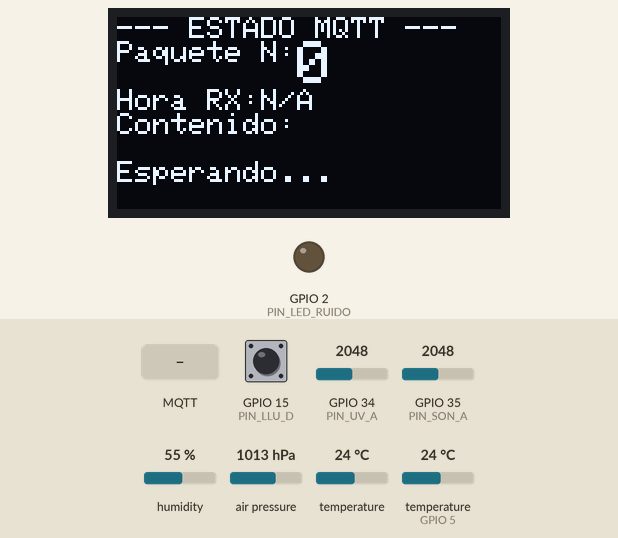
This sketch was run on a simulated ESP32. On the bench: 128×64 one-colour display, output pins drawn as LEDs (lit = HIGH). The inputs (shaded band) are chosen by the test bench; at power-on: GPIO 35 (PIN_SON_A) = 2048, GPIO 15 (PIN_LLU_D) HIGH, GPIO 34 (PIN_UV_A) = 2048, humidity 55 %, air pressure 1013 hPa, temperature 24 °C, temperature (sensor on GPIO 5) 24 °C (analog values on the 0–4095 scale). WiFi joins after 1.5 s; servers stay silent unless stated; the local clock reads 2024-03-15 10:24:30 at power-on unless the sketch sets it; no MQTT or app messages arrive unless stated; what the sketch prints to the serial monitor is not drawn.

Above: at 3.8 s.
3.9 s: MQTT message "LED_OFF" arrives on the first subscribed topic
At 5.3 s:
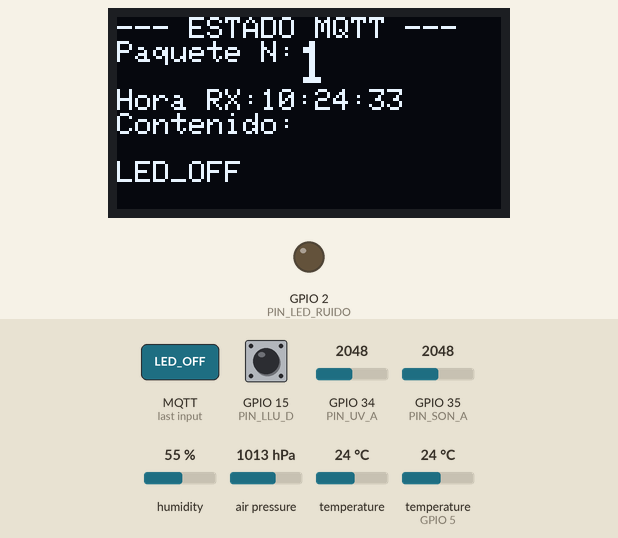
11.5 s: MQTT message "LED_ON" arrives on the first subscribed topic
At 12.7 s:
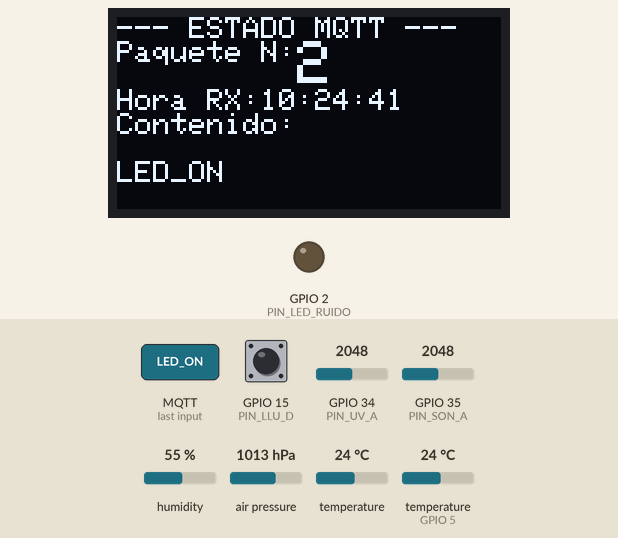
21.5 s: MQTT message "1" arrives on the first subscribed topic
At 22.7 s:
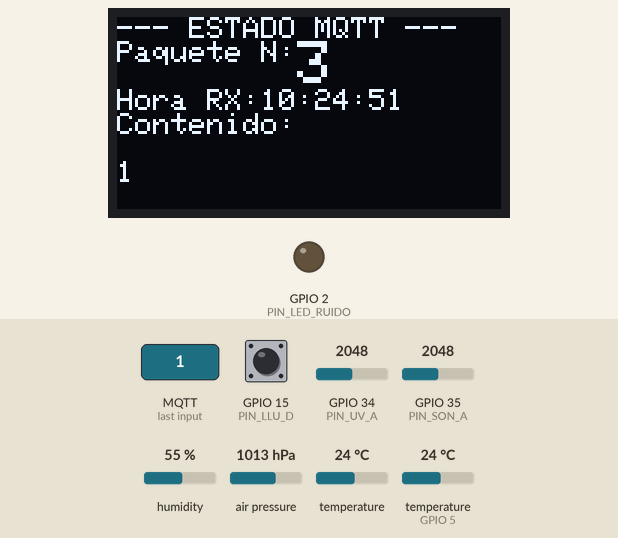
31.5 s: MQTT message "on" arrives on the first subscribed topic
At 32.7 s:
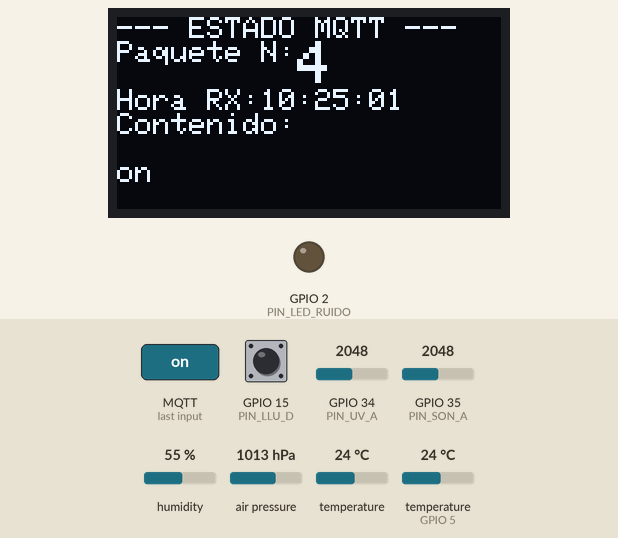
41.5 s: MQTT message "off" arrives on the first subscribed topic
At 42.7 s:
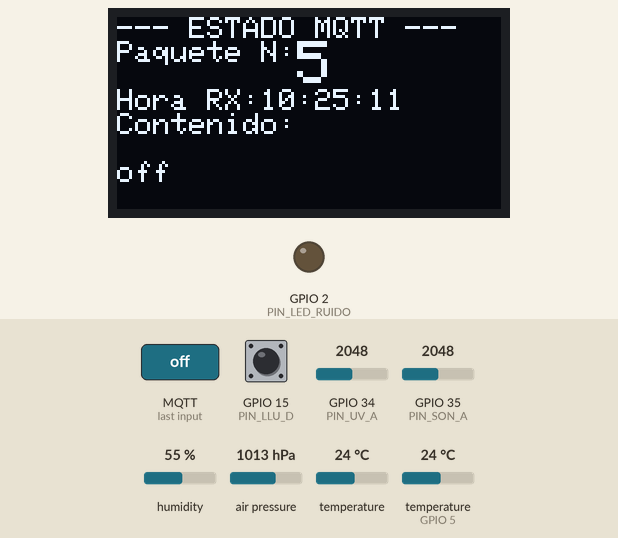
51.5 s: GPIO 35 (PIN_SON_A) set to 1543
61.2 s: GPIO 35 (PIN_SON_A) set to 1460
At 71.3 s:
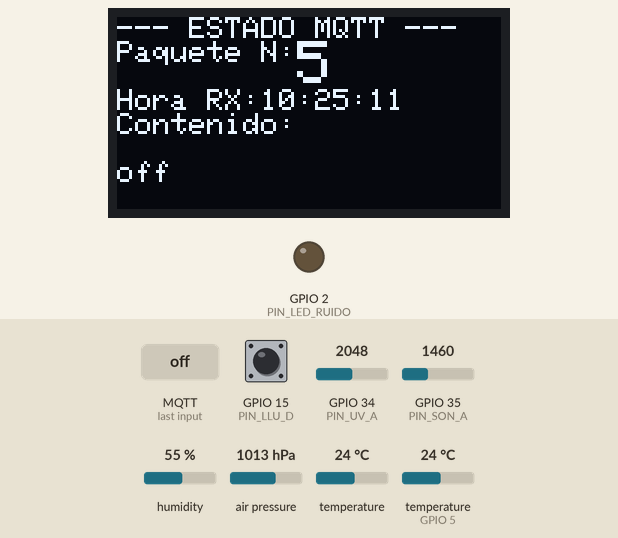
Timing chart, 0 to 72.5 s (numbered marks = the images above; inputs shaded):
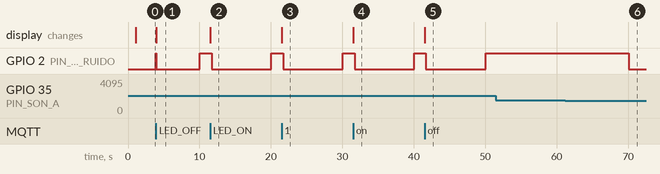

Measured:
- after the input at 3.9 s, GPIO 2 (PIN_LED_RUIDO): LOW → HIGH after 0.00 s instead of 6.2 s; the display: changes at once (image 1)
- after the input at 11.5 s, GPIO 2 (PIN_LED_RUIDO): HIGH → LOW after 0.20 s, → HIGH 8.4 s later; the display: changes at once (image 2)
- after the input at 21.5 s, GPIO 2 (PIN_LED_RUIDO): HIGH → LOW after 0.20 s, → HIGH 8.4 s later; the display: changes at once (image 3)
- after the input at 31.5 s, GPIO 2 (PIN_LED_RUIDO): HIGH → LOW after 0.20 s, → HIGH 8.4 s later; the display: changes at once (image 4)
- after the input at 41.5 s, GPIO 2 (PIN_LED_RUIDO): HIGH → LOW after 0.20 s, → HIGH 8.4 s later; the display: changes at once (image 5)
- after the input at 51.5 s, every drawn part: stays the same
- after the input at 61.2 s, GPIO 2 (PIN_LED_RUIDO): HIGH → LOW after 8.9 s

The sketch:

sketch_oct10a.ino
```cpp
#include "config.hpp"
#include "Sensores.hpp"
#include "Comunicaciones.hpp"
#include "StatusNotifier.hpp" // <-- ¡Inclusión de la nueva clase!

SensorManager sensorManager;
CommsManager commsManager;

// DECLARACIÓN GLOBAL DE LA NUEVA CLASE
StatusNotifier statusNotifier;

SensorData currentData;

unsigned long lastPublish = 0;

void setup() {
  Serial.begin(19200);
  delay(1000);

  Serial.println("=========================================");
  Serial.println("  INICIANDO ESTACIÓN AMBIENTAL ESP32   ");
  Serial.println("=========================================");

  // Inicializa el pin del LED (GPIO 2) y la pantalla OLED
  statusNotifier.inicializar(PIN_LED_RUIDO);

  sensorManager.inicializarSensores();
  commsManager.inicializarComunicaciones();

  Serial.println("Sistema iniciado y conectado.\n");
}

void loop() {
  commsManager.mantenerConexion();

  // Verifica el temporizador y APAGA el LED si el tiempo de parpadeo ha terminado.
  // La información de la pantalla se mantiene visible.
  statusNotifier.manejarParpadeo();

  unsigned long now = millis();

  if (now - lastPublish >= LECTURA_INTERVALO) {
    lastPublish = now;

    sensorManager.leerTodos(currentData);

    String jsonPayload = sensorManager.generarJSON(currentData);

    if (commsManager.publicar(TOPIC_PUB, jsonPayload)) {
      Serial.println("✅ Publicado con éxito en MQTT.");
    } else {
      Serial.println("❌ Error al publicar en MQTT.");
    }

    Serial.println("========== DATOS ENVIADOS (JSON) ==========");
    Serial.println(jsonPayload);
    Serial.println("-------------------------------------------");
  }

  delay(1);
}
```

Comunicaciones.cpp
```cpp
#include "Comunicaciones.hpp"
#include "config.hpp"
#include "StatusNotifier.hpp" // <-- Inclusión de la clase de notificaciones

#include <WiFi.h>
#include <PubSubClient.h>
#include <time.h>
#include <Arduino.h>

const char* ntpServer = "pool.ntp.org";
const long gmtOffset_sec = 3600;
const int daylightOffset_sec = 3600;

WiFiClient espClient;
PubSubClient client(espClient);

// Dependencias externas necesarias para el callback
extern StatusNotifier statusNotifier;
extern CommsManager commsManager; // Para obtener el timestamp en el callback

// ========================================================
// === CALLBACK DE MQTT ===
// ========================================================
void CommsManager::callback(char* topic, byte* message, unsigned int length) {
    Serial.print("📩 Mensaje recibido en [");
    Serial.print(topic);
    Serial.print("]: ");

    String mensaje = "";
    for (unsigned int i = 0; i < length; i++) {
        mensaje += (char)message[i];
    }
    Serial.println(mensaje);

    if (String(topic) == TOPIC_SUB) {

        // 1. Obtiene la hora actual
        String current_time = commsManager.obtenerTiempoISO8601();

        // 2. Notifica, pasando la hora Y el mensaje completo
        statusNotifier.notificarRecepcion(current_time, mensaje); // <-- CAMBIO CLAVE AQUÍ
        Serial.println("💡 LED y pantalla actualizados con hora y contenido.");

        // === Control de comandos específicos (mantenido) ===
        if (mensaje.equalsIgnoreCase("LED_OFF")) {
            digitalWrite(PIN_LED_RUIDO, LOW);
            Serial.println("💡 LED (GPIO 2) APAGADO por comando 'LED_OFF'.");
        } else if (mensaje.equalsIgnoreCase("LED_ON")) {
            Serial.println("Comando 'LED_ON' recibido.");
        } else {
            Serial.println("⚠️ Comando desconocido, se activó la notificación de recepción.");
        }
    }
}

// ========================================================
// === CONEXIÓN WIFI ===
// ========================================================
void CommsManager::setup_wifi() {
    delay(10);
    Serial.println();
    Serial.print("Conectando a ");
    Serial.println(WIFI_SSID);

    WiFi.begin(WIFI_SSID, WIFI_PASSWORD);

    while (WiFi.status() != WL_CONNECTED) {
        delay(500);
        Serial.print(".");
    }

    Serial.println("\n✅ WiFi conectado");
    Serial.print("Dirección IP: ");
    Serial.println(WiFi.localIP());
}

// ========================================================
// === CONEXIÓN MQTT ===
// ========================================================
void CommsManager::reconnect_mqtt() {
    while (!client.connected()) {
        Serial.print("Intentando conexión MQTT...");
        if (client.connect("ESP32Client", MQTT_USER, MQTT_PASS)) {
            Serial.println("conectado ✅");
            client.subscribe(TOPIC_SUB);
            Serial.print("📡 Suscrito a: ");
            Serial.println(TOPIC_SUB);
        } else {
            Serial.print("falló, rc=");
            Serial.print(client.state());
            Serial.println(" intentando de nuevo en 5 segundos");
            delay(5000);
        }
    }
}

// ========================================================
// === NTP ===
// ========================================================
void CommsManager::inicializarNTP() {
    Serial.println("-> PASO 1.1: Configurando NTP...");
    configTime(gmtOffset_sec, daylightOffset_sec, ntpServer);

    struct tm timeinfo;
    if (!getLocalTime(&timeinfo, 10000)) {
        Serial.println("-> PASO 1.2: ❌ No se pudo obtener la hora del servidor NTP.");
    } else {
        Serial.println("-> PASO 1.2: ✅ Hora sincronizada.");
    }
}

String CommsManager::obtenerTiempoISO8601() {
    struct tm timeinfo;
    if (!getLocalTime(&timeinfo)) {
        return "";
    }
    char timeString[25];
    strftime(timeString, sizeof(timeString), "%Y-%m-%dT%H:%M:%SZ", &timeinfo);
    return String(timeString);
}

// ========================================================
// === INICIALIZACIÓN Y PUBLICACIÓN ===
// ========================================================
void CommsManager::inicializarComunicaciones() {
    setup_wifi();
    client.setServer(MQTT_SERVER, MQTT_PORT);
    client.setCallback(callback);

    if (WiFi.status() == WL_CONNECTED) {
        inicializarNTP();
    }
}

void CommsManager::mantenerConexion() {
    if (!client.connected()) {
        Serial.println("🔴 Cliente MQTT desconectado. Intentando reconexión...");
        reconnect_mqtt();
    }
    client.loop();
}

bool CommsManager::publicar(const char* topic, const String& payload) {
    return client.publish(topic, payload.c_str());
}
```

Comunicaciones.hpp
```cpp
#ifndef COMUNICACIONES_HPP
#define COMUNICACIONES_HPP

#include <Arduino.h>

class CommsManager {
public:
	void inicializarComunicaciones();
	void mantenerConexion();
	bool publicar(const char* topic, const String& payload);

	String obtenerTiempoISO8601();

private:
	void setup_wifi();
	void reconnect_mqtt();
	void inicializarNTP();
	static void callback(char* topic, byte* message, unsigned int length);
};

#endif
```

Sensores.cpp
```cpp
#include "Sensores.hpp"
#include "config.hpp"
#include "Comunicaciones.hpp"
#include <Arduino.h>

#include <Wire.h>
#include <Adafruit_Sensor.h>
#include <Adafruit_BMP280.h>
#include <DHT.h>
// #include <BH1750.h> <--- ELIMINADO

#define DHTTYPE DHT11

// Definición del bus secundario para el BMP280
static TwoWire Wire1Bus(1);

// Inicialización del objeto BMP280
Adafruit_BMP280 bmp(&Wire1Bus);

DHT dht(DHTPIN, DHTTYPE);
// BH1750 lightMeter; <--- ELIMINADO

extern CommsManager commsManager;

int SensorManager::promedioAnalogico(int pin) {
    long suma = 0;
    for (int i = 0; i < N_SAMPLES; i++) {
        suma += analogRead(pin);
        delay(2);
    }
    return suma / N_SAMPLES;
}

float SensorManager::getUVIndex(float uvVoltage) {
    float uvIndex = (uvVoltage - 1.0) / 0.1;
    return uvIndex < 0 ? 0 : uvIndex;
}

void SensorManager::inicializarSensores() {
    pinMode(PIN_LLU_D, INPUT);
    pinMode(PIN_SON_D, INPUT);
    pinMode(PIN_LED_RUIDO, OUTPUT);

    analogReadResolution(12);
    analogSetPinAttenuation(PIN_LLU_A, ADC_11db);
    analogSetPinAttenuation(PIN_SON_A, ADC_11db);
    analogSetPinAttenuation(PIN_UV_A, ADC_11db);

    // 1. Inicializa el Bus Principal (Wire) para la OLED (GPIO 26/27)
    Wire.begin(OLED_SDA, OLED_SCL); // SDA=26, SCL=27

    // 2. Inicializa el Bus Secundario (Wire1Bus) para el BMP280 (GPIO 18/4)
    Wire1Bus.begin(BMP_SDA, BMP_SCL);

    // Inicializa el BMP280 en el Bus 1 (Wire1Bus)
    if (!bmp.begin(0x76)) {
        Serial.println("❌ BMP280 no detectado en Wire1Bus (18/4)");
    } else {
        bmp.setSampling(Adafruit_BMP280::MODE_NORMAL,
                         Adafruit_BMP280::SAMPLING_X2,
                         Adafruit_BMP280::SAMPLING_X16,
                         Adafruit_BMP280::FILTER_X16,
                         Adafruit_BMP280::STANDBY_MS_500);
    }

    // Inicialización del BH1750 ELIMINADA

    dht.begin();
}

void SensorManager::leerTodos(SensorData& data) {
    // data.luminosity_lux = lightMeter.readLightLevel(); <--- ELIMINADO

    float temp_bmp = bmp.readTemperature();
    float presion_bmp = bmp.readPressure() / 100.0;

    if (isnan(presion_bmp) || presion_bmp < 500.0 || presion_bmp > 1100.0) {
        data.atmospheric_pressure_hpa = 0.0;
        data.temperature_celsius = dht.readTemperature();
    } else {
        data.atmospheric_pressure_hpa = presion_bmp;
        data.temperature_celsius = temp_bmp;
    }

    data.humidity_percent = dht.readHumidity();
    int uvAnalogico = promedioAnalogico(PIN_UV_A);
    float uvVoltaje = (uvAnalogico * V_REF) / 4095.0;
    data.uv_index = getUVIndex(uvVoltaje);

    data.noise_analog = promedioAnalogico(PIN_SON_A);
    digitalWrite(PIN_LED_RUIDO, data.noise_analog > UMBRAL_VALOR_ALTO ? HIGH : LOW);
    data.rain_detected = digitalRead(PIN_LLU_D);
    if (data.rain_detected == 0) {data.rain_detected = 1;}
    if (data.rain_detected == 1) {data.rain_detected = 0;}
    data.wind_speed_kmh = 0.0;
    data.wind_direction_degrees = 0;
}

String SensorManager::generarJSON(const SensorData& data) {
    String json = "{";
    String timestamp = commsManager.obtenerTiempoISO8601();
    if (timestamp.isEmpty()) timestamp = "2025-10-15T12:34:56Z";

    // ✅ Usamos los valores definidos globalmente
    json += "\"sensor_id\":[";
    for (int i = 0; i < NUM_SENSORS; i++) {
        json += "\"" + String(SENSOR_IDS[i]) + "\"";
        if (i < NUM_SENSORS - 1) json += ",";
    }
    json += "],";

    json += "\"sensor_type\":\"" + String(SENSOR_TYPE) + "\",";
    json += "\"street_id\":\"" + String(STREET_ID) + "\",";
    json += "\"timestamp\":\"" + timestamp + "\",";

    json += "\"location\":{";
    json += "\"latitude\":" + String(LATITUDE, 6) + ",";
    json += "\"longitude\":" + String(LONGITUDE, 6) + ",";
    json += "\"district\":\"" + String(DISTRICT) + "\",";
    json += "\"neighborhood\":\"" + String(NEIGHBORHOOD) + "\"";
    json += "},";

    json += "\"data\":{";
    json += "\"temperature_celsius\":" + String(data.temperature_celsius, 2) + ",";
    json += "\"humidity_percent\":" + String(data.humidity_percent, 2) + ",";
    json += "\"atmospheric_pressure_hpa\":" + String(data.atmospheric_pressure_hpa, 2) + ",";
    json += "\"uv_index\":" + String(data.uv_index, 1) + ",";

    // Campo luminosity_lux ELIMINADO

    json += "\"rain_detected\":" + String(data.rain_detected) + ",";
    json += "\"noise_analog\":" + String(data.noise_analog);
    json += "}}";

    return json;

}
```

Sensores.hpp
```cpp
#ifndef SENSORES_HPP
#define SENSORES_HPP

#include <Arduino.h>

struct SensorData {
	float temperature_celsius;
	float humidity_percent;
	int air_quality_index;
	float wind_speed_kmh;
	int wind_direction_degrees;
	float atmospheric_pressure_hpa;
	float uv_index;
	float luminosity_lux;
	int noise_analog;
	int rain_detected;
};

class SensorManager {
public:
	void inicializarSensores();
	void leerTodos(SensorData& data);
	String generarJSON(const SensorData& data);

private:
	int promedioAnalogico(int pin);
	float getUVIndex(float uvVoltage);
};

#endif
```

StatusNotifier.cpp
```cpp
#include "StatusNotifier.hpp"
#include "config.hpp"

void StatusNotifier::inicializar(int ledPin) {
    _ledPin = ledPin;
    pinMode(_ledPin, OUTPUT);
    digitalWrite(_ledPin, LOW);

    // Aquí se asume que Wire ya fue inicializado en Sensores.cpp (GPIO 26/27)
    if(!display.begin(SSD1306_SWITCHCAPVCC, 0x3C)) {
        Serial.println("❌ Error al inicializar la pantalla SSD1306.");
    } else {
        display.setTextSize(1);
        display.setTextColor(SSD1306_WHITE);
        mostrarEstadoPersistente(); // Muestra el estado inicial
    }
}

// Función para dibujar la hora y el contenido del paquete
void StatusNotifier::mostrarEstadoPersistente() {
    display.clearDisplay();
    display.setTextSize(1);
    display.setCursor(0,0);
    display.println("--- ESTADO MQTT ---");

    // Línea 2: Contador de Paquetes
    display.print("Paquete N:");
    display.setTextSize(2);
    display.println(_packageCounter);

    // Línea 3: Hora de Recepción
    display.setTextSize(1);
    display.print("Hora RX:");
    // Muestra solo la parte de la hora (HH:MM:SS)
    if (_lastTimestamp.length() >= 19) {
        display.println(_lastTimestamp.substring(11, 19));
    } else {
        display.println("N/A");
    }

    // Líneas 4-8: Contenido del Mensaje
    display.println("Contenido:");
    display.setTextSize(1);
    // Usa un cursor más pequeño para imprimir el contenido
    display.setCursor(0, 48);
    display.println(_lastMessage.substring(0, 20) + (_lastMessage.length() > 20 ? "..." : ""));

    display.display();
}

void StatusNotifier::notificarRecepcion(const String& timestamp, const String& message) {
    digitalWrite(_ledPin, HIGH); // Enciende el LED
    _ledOnTime = millis();       // Registra el tiempo

    // Actualiza los datos persistentes
    _packageCounter++;
    _lastTimestamp = timestamp;
    _lastMessage = message; // <-- Almacena el mensaje recibido

    // Actualiza la pantalla inmediatamente con el nuevo estado
    mostrarEstadoPersistente();
}

void StatusNotifier::manejarParpadeo() {
    // Apaga el LED después de 200ms, pero MANTIENE la información en la pantalla
    if (_ledOnTime > 0 && (millis() - _ledOnTime >= LED_DURATION_MS)) {
        digitalWrite(_ledPin, LOW);
        _ledOnTime = 0;
    }
}
```

StatusNotifier.hpp
```cpp
#ifndef STATUS_NOTIFIER_HPP
#define STATUS_NOTIFIER_HPP

#include <Arduino.h>
#include <Adafruit_GFX.h>
#include <Adafruit_SSD1306.h>

#define SCREEN_WIDTH 128
#define SCREEN_HEIGHT 64
#define OLED_RESET -1

class StatusNotifier {
public:
    void inicializar(int ledPin);
    // Modificado para aceptar la hora Y el mensaje completo
    void notificarRecepcion(const String& timestamp, const String& message);
    void manejarParpadeo();

private:
    int _ledPin;
    unsigned long _ledOnTime = 0;
    const unsigned long LED_DURATION_MS = 200;
    long _packageCounter = 0;
    String _lastTimestamp = "N/A";
    String _lastMessage = "Esperando..."; // <-- Nuevo: Almacena el contenido del mensaje

    Adafruit_SSD1306 display = Adafruit_SSD1306(SCREEN_WIDTH, SCREEN_HEIGHT, &Wire, OLED_RESET);

    void mostrarEstadoPersistente();
};

#endif
```

config.cpp
```cpp
#include "config.hpp"

// ========================================================
// === Pines I2C y Sensores ===
// ========================================================

// Bus I2C 1 (BMP280) - Bus Secundario (Wire1)
const int BMP_SDA = 18;
const int BMP_SCL = 4;

// Bus I2C 2 (OLED) - Bus Principal (Wire)
const int OLED_SDA = 26; // OLED SDA
const int OLED_SCL = 27; // OLED SCL

const int DHTPIN = 5;
const int PIN_LLU_D = 15;
const int PIN_LLU_A = 19;
const int PIN_SON_A = 35;
const int PIN_SON_D = 36;
const int PIN_UV_A = 34;
const int PIN_LED_RUIDO = 2;

// ========================================================
// === Constantes de Sensores ===
// ========================================================
const int UMBRAL_VALOR_ALTO = 1500;
const float V_REF = 3.3;
const float V_UV_CERO = 1.0;
const float UV_SENSITIVITY = 15.0;

const unsigned long LECTURA_INTERVALO = 10000;
const int N_SAMPLES = 8;

// ========================================================
// === Identificación del Dispositivo ===
// ========================================================
const char* SENSOR_IDS[] = {"BMP280", "YL-83", "KY-037", "DHT11", "ML8511"};
const int NUM_SENSORS = sizeof(SENSOR_IDS) / sizeof(SENSOR_IDS[0]);
const char* SENSOR_TYPE = "weather";
const char* STREET_ID = "ST_2091";

const float LATITUDE = 40.4432621;
const float LONGITUDE = -3.61235565;
const char* DISTRICT = "San Blas-Canillejas";
const char* NEIGHBORHOOD = "San Blas-Canillejas";

// ========================================================
// === WiFi ===
// ========================================================
const char* WIFI_SSID = "REDWIFI_3yEe";
const char* WIFI_PASSWORD = "VictorJorge_123";

// ========================================================
// === MQTT ===
// ========================================================
const char* MQTT_SERVER = "192.168.0.34";
const int MQTT_PORT = 1883;
const char* MQTT_USER = "";
const char* MQTT_PASS = "";

const char* TOPIC_SUB = "esp32/prueba/comandos";
const char* TOPIC_PUB = "esp32/sensors/ST_2091/WS_001";
```

Source omitted: config.hpp (1926 bytes)
